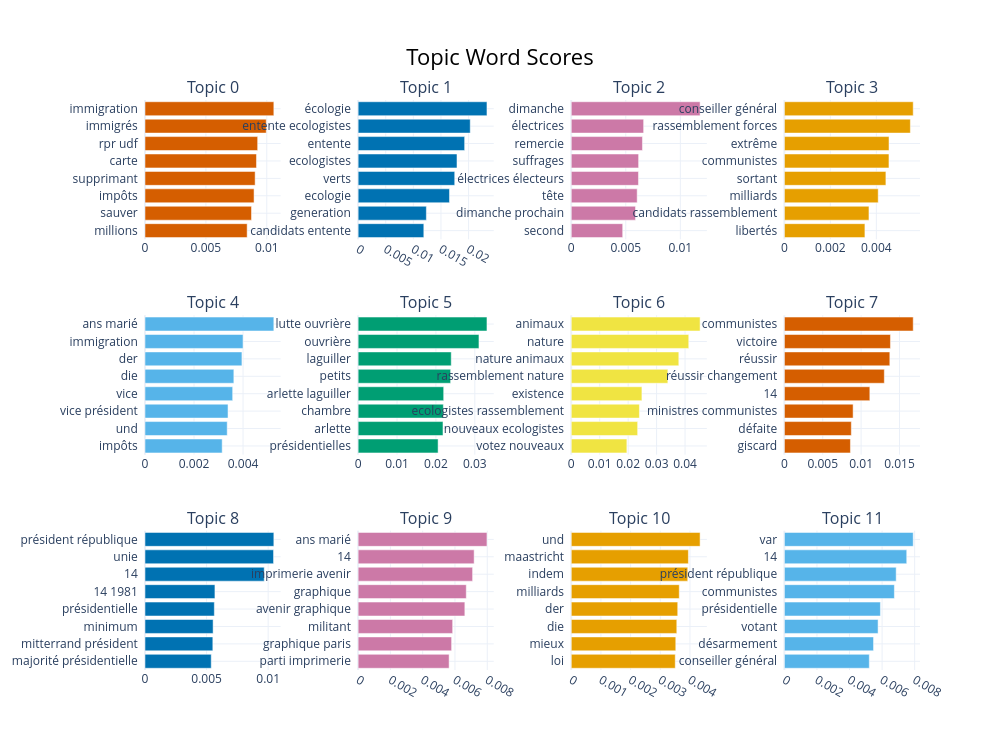

The notebook cell this image was saved under:
### Code cell
if len(df) > 0:
    # Show topics
    topic_info = topic_model.get_topic_info()
    print(topic_info.head(20).to_string())
    
    # Viz topics
    fig = topic_model.visualize_barchart(top_n_topics=12, n_words=8)
    fig.write_html("bertopic_barchart.html")
    fig.show()

### Figure 1 — Plotly figure (JSON) as saved in the notebook; plotly's stock layout.template omitted (floating-point values rounded to 4 significant figures)
{"data": [{"marker": {"color": "#D55E00"}, "orientation": "h", "type": "bar", "x": [0.008388, 0.008744, 0.008954, 0.009042, 0.009153, 0.009251, 0.009955, 0.01058], "xaxis": "x", "y": ["millions  ", "sauver  ", "impôts  ", "supprimant  ", "carte  ", "rpr udf  ", "immigrés  ", "immigration  "], "yaxis": "y"}, {"marker": {"color": "#0072B2"}, "orientation": "h", "type": "bar", "x": [0.01189, 0.01236, 0.01654, 0.01749, 0.0179, 0.01929, 0.0203, 0.02333], "xaxis": "x2", "y": ["candidats entente  ", "generation  ", "ecologie  ", "verts  ", "ecologistes  ", "entente  ", "entente ecologistes  ", "écologie  "], "yaxis": "y2"}, {"marker": {"color": "#CC79A7"}, "orientation": "h", "type": "bar", "x": [0.004717, 0.005889, 0.006043, 0.006162, 0.006175, 0.006526, 0.006637, 0.01181], "xaxis": "x3", "y": ["second  ", "dimanche prochain  ", "tête  ", "électrices électeurs  ", "suffrages  ", "remercie  ", "électrices  ", "dimanche  "], "yaxis": "y3"}, {"marker": {"color": "#E69F00"}, "orientation": "h", "type": "bar", "x": [0.003504, 0.003679, 0.004082, 0.004416, 0.00455, 0.004552, 0.005481, 0.005605], "xaxis": "x4", "y": ["libertés  ", "candidats rassemblement  ", "milliards  ", "sortant  ", "communistes  ", "extrême  ", "rassemblement forces  ", "conseiller général  "], "yaxis": "y4"}, {"marker": {"color": "#56B4E9"}, "orientation": "h", "type": "bar", "x": [0.003148, 0.003353, 0.003387, 0.003576, 0.003624, 0.003954, 0.003999, 0.005256], "xaxis": "x5", "y": ["impôts  ", "und  ", "vice président  ", "vice  ", "die  ", "der  ", "immigration  ", "ans marié  "], "yaxis": "y5"}, {"marker": {"color": "#009E73"}, "orientation": "h", "type": "bar", "x": [0.02056, 0.02182, 0.02191, 0.022, 0.02378, 0.02394, 0.03106, 0.03312], "xaxis": "x6", "y": ["présidentielles  ", "arlette  ", "chambre  ", "arlette laguiller  ", "petits  ", "laguiller  ", "ouvrière  ", "lutte ouvrière  "], "yaxis": "y6"}, {"marker": {"color": "#F0E442"}, "orientation": "h", "type": "bar", "x": [0.01955, 0.02334, 0.02396, 0.02484, 0.03395, 0.03781, 0.0413, 0.04529], "xaxis": "x7", "y": ["votez nouveaux  ", "nouveaux ecologistes  ", "ecologistes rassemblement  ", "existence  ", "rassemblement nature  ", "nature animaux  ", "nature  ", "animaux  "], "yaxis": "y7"}, {"marker": {"color": "#D55E00"}, "orientation": "h", "type": "bar", "x": [0.008609, 0.008724, 0.008959, 0.01114, 0.01303, 0.01374, 0.01382, 0.01679], "xaxis": "x8", "y": ["giscard  ", "défaite  ", "ministres communistes  ", "14  ", "réussir changement  ", "réussir  ", "victoire  ", "communistes  "], "yaxis": "y8"}, {"marker": {"color": "#0072B2"}, "orientation": "h", "type": "bar", "x": [0.005378, 0.005507, 0.00553, 0.00563, 0.005677, 0.009679, 0.01044, 0.01046], "xaxis": "x9", "y": ["majorité présidentielle  ", "mitterrand président  ", "minimum  ", "présidentielle  ", "14 1981  ", "14  ", "unie  ", "président république  "], "yaxis": "y9"}, {"marker": {"color": "#CC79A7"}, "orientation": "h", "type": "bar", "x": [0.005637, 0.005792, 0.005857, 0.006612, 0.0067, 0.007092, 0.007187, 0.007983], "xaxis": "x10", "y": ["parti imprimerie  ", "graphique paris  ", "militant  ", "avenir graphique  ", "graphique  ", "imprimerie avenir  ", "14  ", "ans marié  "], "yaxis": "y10"}, {"marker": {"color": "#E69F00"}, "orientation": "h", "type": "bar", "x": [0.003505, 0.003522, 0.003557, 0.003588, 0.00364, 0.003925, 0.003947, 0.004342], "xaxis": "x11", "y": ["loi  ", "mieux  ", "die  ", "der  ", "milliards  ", "indem  ", "maastricht  ", "und  "], "yaxis": "y11"}, {"marker": {"color": "#56B4E9"}, "orientation": "h", "type": "bar", "x": [0.005214, 0.005475, 0.005753, 0.005897, 0.006754, 0.006865, 0.007513, 0.007911], "xaxis": "x12", "y": ["conseiller général  ", "désarmement  ", "votant  ", "présidentielle  ", "communistes  ", "président république  ", "14  ", "var  "], "yaxis": "y12"}], "layout": {"annotations": [{"font": {"size": 16}, "showarrow": false, "text": "Topic 0", "x": 0.0875, "xanchor": "center", "xref": "paper", "y": 1, "yanchor": "bottom", "yref": "paper"}, {"font": {"size": 16}, "showarrow": false, "text": "Topic 1", "x": 0.3625, "xanchor": "center", "xref": "paper", "y": 1, "yanchor": "bottom", "yref": "paper"}, {"font": {"size": 16}, "showarrow": false, "text": "Topic 2", "x": 0.6375, "xanchor": "center", "xref": "paper", "y": 1, "yanchor": "bottom", "yref": "paper"}, {"font": {"size": 16}, "showarrow": false, "text": "Topic 3", "x": 0.9125, "xanchor": "center", "xref": "paper", "y": 1, "yanchor": "bottom", "yref": "paper"}, {"font": {"size": 16}, "showarrow": false, "text": "Topic 4", "x": 0.0875, "xanchor": "center", "xref": "paper", "y": 0.6222, "yanchor": "bottom", "yref": "paper"}, {"font": {"size": 16}, "showarrow": false, "text": "Topic 5", "x": 0.3625, "xanchor": "center", "xref": "paper", "y": 0.6222, "yanchor": "bottom", "yref": "paper"}, {"font": {"size": 16}, "showarrow": false, "text": "Topic 6", "x": 0.6375, "xanchor": "center", "xref": "paper", "y": 0.6222, "yanchor": "bottom", "yref": "paper"}, {"font": {"size": 16}, "showarrow": false, "text": "Topic 7", "x": 0.9125, "xanchor": "center", "xref": "paper", "y": 0.6222, "yanchor": "bottom", "yref": "paper"}, {"font": {"size": 16}, "showarrow": false, "text": "Topic 8", "x": 0.0875, "xanchor": "center", "xref": "paper", "y": 0.2444, "yanchor": "bottom", "yref": "paper"}, {"font": {"size": 16}, "showarrow": false, "text": "Topic 9", "x": 0.3625, "xanchor": "center", "xref": "paper", "y": 0.2444, "yanchor": "bottom", "yref": "paper"}, {"font": {"size": 16}, "showarrow": false, "text": "Topic 10", "x": 0.6375, "xanchor": "center", "xref": "paper", "y": 0.2444, "yanchor": "bottom", "yref": "paper"}, {"font": {"size": 16}, "showarrow": false, "text": "Topic 11", "x": 0.9125, "xanchor": "center", "xref": "paper", "y": 0.2444, "yanchor": "bottom", "yref": "paper"}], "height": 750, "hoverlabel": {"bgcolor": "white", "font": {"family": "Rockwell", "size": 16}}, "showlegend": false, "title": {"font": {"color": "Black", "size": 22}, "text": "Topic Word Scores", "x": 0.5, "xanchor": "center", "yanchor": "top"}, "width": 1000, "xaxis": {"anchor": "y", "domain": [0, 0.175], "showgrid": true}, "xaxis10": {"anchor": "y10", "domain": [0.275, 0.45], "showgrid": true}, "xaxis11": {"anchor": "y11", "domain": [0.55, 0.725], "showgrid": true}, "xaxis12": {"anchor": "y12", "domain": [0.825, 1], "showgrid": true}, "xaxis2": {"anchor": "y2", "domain": [0.275, 0.45], "showgrid": true}, "xaxis3": {"anchor": "y3", "domain": [0.55, 0.725], "showgrid": true}, "xaxis4": {"anchor": "y4", "domain": [0.825, 1], "showgrid": true}, "xaxis5": {"anchor": "y5", "domain": [0, 0.175], "showgrid": true}, "xaxis6": {"anchor": "y6", "domain": [0.275, 0.45], "showgrid": true}, "xaxis7": {"anchor": "y7", "domain": [0.55, 0.725], "showgrid": true}, "xaxis8": {"anchor": "y8", "domain": [0.825, 1], "showgrid": true}, "xaxis9": {"anchor": "y9", "domain": [0, 0.175], "showgrid": true}, "yaxis": {"anchor": "x", "domain": [0.7556, 1], "showgrid": true}, "yaxis10": {"anchor": "x10", "domain": [0, 0.2444], "showgrid": true}, "yaxis11": {"anchor": "x11", "domain": [0, 0.2444], "showgrid": true}, "yaxis12": {"anchor": "x12", "domain": [0, 0.2444], "showgrid": true}, "yaxis2": {"anchor": "x2", "domain": [0.7556, 1], "showgrid": true}, "yaxis3": {"anchor": "x3", "domain": [0.7556, 1], "showgrid": true}, "yaxis4": {"anchor": "x4", "domain": [0.7556, 1], "showgrid": true}, "yaxis5": {"anchor": "x5", "domain": [0.3778, 0.6222], "showgrid": true}, "yaxis6": {"anchor": "x6", "domain": [0.3778, 0.6222], "showgrid": true}, "yaxis7": {"anchor": "x7", "domain": [0.3778, 0.6222], "showgrid": true}, "yaxis8": {"anchor": "x8", "domain": [0.3778, 0.6222], "showgrid": true}, "yaxis9": {"anchor": "x9", "domain": [0, 0.2444], "showgrid": true}}}
